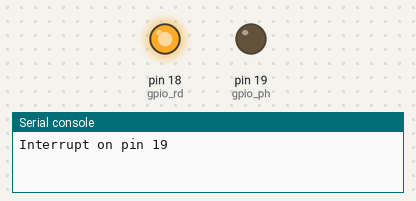
Bench run of a program on a simulated MicroPython board. Shown: output pins drawn as LEDs (lit = HIGH), the last lines printed to the serial console.

Above: at 7.5 s.
At 17.5 s:
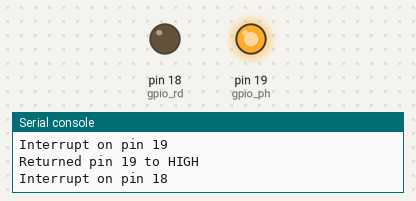
At 22.5 s:
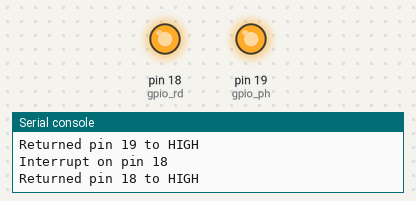
Timing chart, 0 to 31.0 s (numbered marks = the images above):
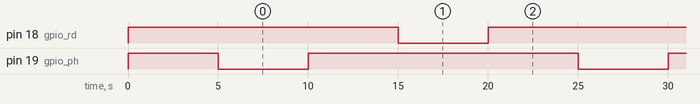

Measured:
- by itself, pin 18 (gpio_rd), pin 19 (gpio_ph): alternates HIGH for 15.0 s and LOW for 5.0 s
- by itself, everything shown: repeats every 20.0 s, in 4 steps

The program:

sending_high_to_low.py
```python
import machine
import time

# Define GPIO pin
GPIO_PIN = 19  # Example GPIO pin
GPIO_PIN2 = 18  # Example GPIO pin

# Initialize GPIO pin
gpio_ph = machine.Pin(GPIO_PIN, machine.Pin.OUT)
gpio_rd = machine.Pin(GPIO_PIN2, machine.Pin.OUT)

# set to high initially
gpio_ph.value(1)
gpio_rd.value(1)

time.sleep(5)

# Main loop
while True:
    print("Interrupt on pin 19")
    gpio_ph.value(0)

    time.sleep(5)
    print("Returned pin 19 to HIGH")
    gpio_ph.value(1)

    time.sleep(5)
    print("Interrupt on pin 18")
    gpio_rd.value(0)

    time.sleep(5)
    print("Returned pin 18 to HIGH")
    gpio_rd.value(1)

    time.sleep(5)
```
